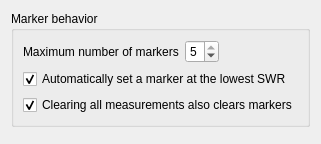
     <widget class="QWidget" name="Markers">
      <attribute name="title">
       <string>Markers</string>
      </attribute>
      <layout class="QVBoxLayout" name="verticalLayout_markers">
       <item>
        <widget class="QGroupBox" name="groupBox_markers">
         <property name="title">
          <string>Marker behavior</string>
         </property>
         <layout class="QVBoxLayout" name="verticalLayout_markerBehavior">
          <item>
           <layout class="QHBoxLayout" name="horizontalLayout_maxMarkers">
            <item>
             <widget class="QLabel" name="label_maxMarkers">
              <property name="toolTip">
               <string>The maximum number of markers that can be placed at once</string>
              </property>
              <property name="text">
               <string>Maximum number of markers</string>
              </property>
             </widget>
            </item>
            <item>
             <widget class="NoScrollSpinBox" name="spinBoxMaxMarkers">
              <property name="toolTip">
               <string>The maximum number of markers that can be placed at once</string>
              </property>
              <property name="minimum">
               <number>1</number>
              </property>
              <property name="maximum">
               <number>5</number>
              </property>
              <property name="value">
               <number>5</number>
              </property>
             </widget>
            </item>
            <item>
             <spacer name="horizontalSpacer_maxMarkers">
              <property name="orientation">
               <enum>Qt::Orientation::Horizontal</enum>
              </property>
              <property name="sizeHint" stdset="0">
               <size>
                <width>40</width>
                <height>20</height>
               </size>
              </property>
             </spacer>
            </item>
           </layout>
          </item>
          <item>
           <widget class="QCheckBox" name="checkBoxAutoMarkerLowestSwr">
            <property name="toolTip">
             <string>After a single/full scan finishes, place a marker at the frequency with the lowest SWR -- only if a marker slot is free (see &quot;Maximum number of markers&quot; above). Never fires during a Continuous scan.</string>
            </property>
            <property name="text">
             <string>Automatically set a marker at the lowest SWR</string>
            </property>
            <property name="checked">
             <bool>true</bool>
            </property>
           </widget>
          </item>
          <item>
           <widget class="QCheckBox" name="checkBoxClearMarkersWithMeasurements">
            <property name="toolTip">
             <string>Edit &gt; Measurements &gt; Clear All also removes every marker.</string>
            </property>
            <property name="text">
             <string>Clearing all measurements also clears markers</string>
            </property>
            <property name="checked">
             <bool>true</bool>
            </property>
           </widget>
          </item>
         </layout>
        </widget>
       </item>
       <item>
        <widget class="DualListWidget" name="dualListMarkersColumns" native="true">
         <property name="availableLabel" stdset="0">
          <string>Available</string>
         </property>
         <property name="visibleLabel" stdset="0">
          <string>Selected</string>
         </property>
        </widget>
       </item>
      </layout>
     </widget>
